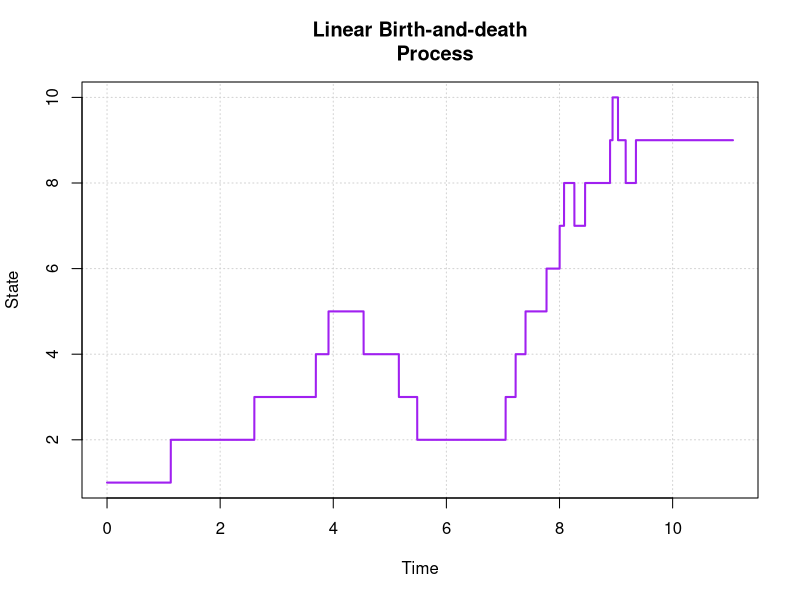

Write the R code that produced this figure.
#specifying parameters
lambda <- 0.3
mu <- 0.1
njumps <- 20

#setting state and time as vectors
N <- c()
time <- c()

#setting initial values
N[1] <- 1
time[1] <- 0

#specifying seed
set.seed(1022171)

#simulating trajectory
i <- 2

repeat {
  time.birth <- (-1/(N[i-1]*lambda))*log(1-runif(1))
  time.death <- (-1/(N[i-1]*mu))*log(1-runif(1))

  if(time.birth < time.death | N[i-1]==0) {
    time[i] <- time[i-1] + time.birth - 0.001
    N[i] <- N[i-1]

    if(i==2*njumps+2) break
    else {
      time[i+1] <- time[i] + 0.001
      N[i+1] <- N[i] + 1
      i <- i+2
    }
  }

  if(time.death < time.birth & N[i-1]!=0) {
    time[i] <- time[i-1] + time.death - 0.001
    N[i] <- N[i-1]

    if(i==2*njumps+2) break
    else {
      time[i+1] <- time[i] + 0.001
      N[i+1] <- N[i] - 1
      i <- i+2
    }
  }
}

#plotting trajectory
plot(time, N, type="l", main="Linear Birth-and-death
     Process", lty=1, lwd=2, col="purple", xlab="Time", ylab="State",
     panel.first=grid())
